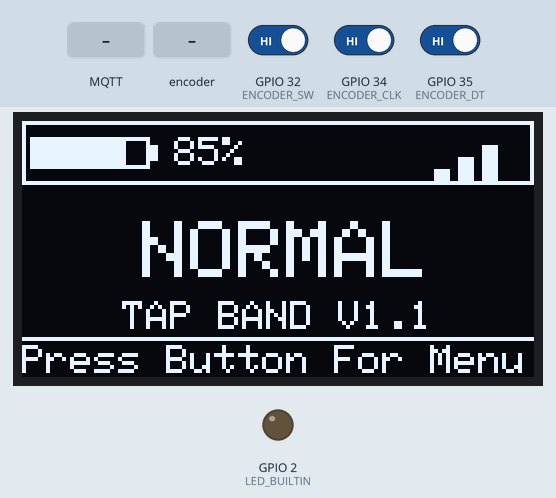
Recording of a sketch running on a simulated ESP32. On the bench: 128×64 one-colour display, output pins drawn as LEDs (lit = HIGH). Dashed ring = blinking. Inputs (shaded band) come from the test bench; at power-on: GPIO 32 (ENCODER_SW) HIGH, GPIO 34 (ENCODER_CLK) HIGH, GPIO 35 (ENCODER_DT) HIGH. WiFi joins after 1.5 s; servers stay silent unless stated; no MQTT or app messages arrive unless stated; what the sketch prints to the serial monitor is not drawn.

Above: at 2.8 s.
2.9 s: MQTT message "ASSIST" arrives on the first subscribed topic
At 3.05 s:
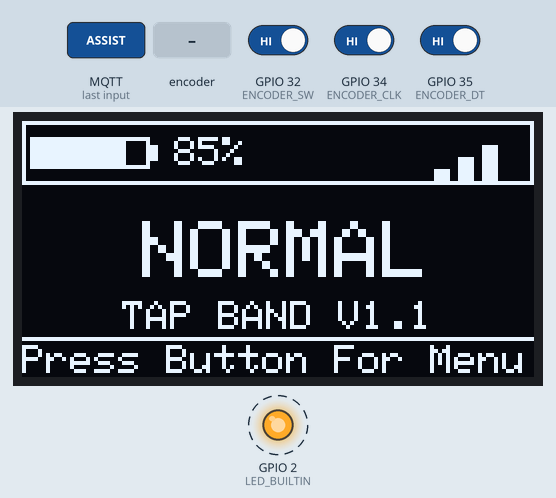
5.9 s: MQTT message "ALERT" arrives on the first subscribed topic
At 6.07 s:
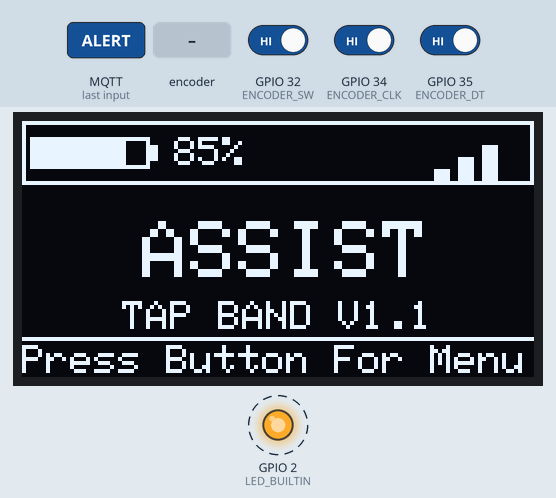
8.0 s: GPIO 32 (ENCODER_SW) driven LOW
At 9.3 s:
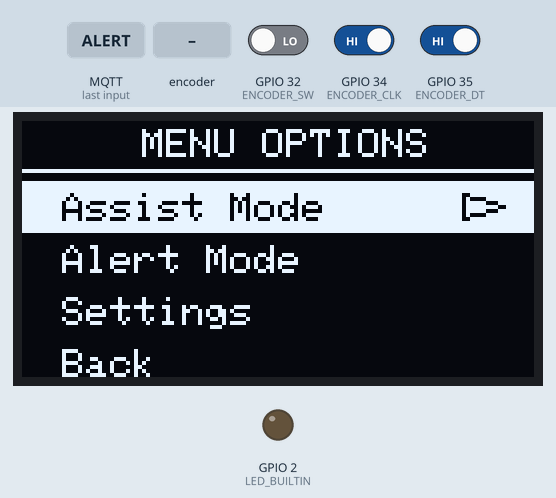
10.4 s: rotary encoder on GPIO 34 (ENCODER_CLK) / GPIO 35 (ENCODER_DT) turned 3 steps (first pin leading)
At 11.8 s:
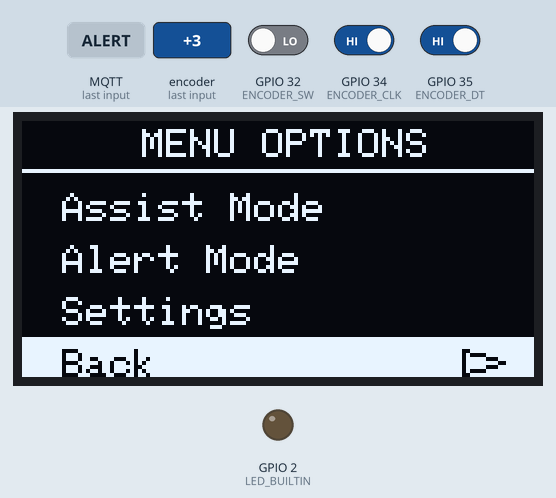
12.5 s: rotary encoder on GPIO 34 (ENCODER_CLK) / GPIO 35 (ENCODER_DT) turned 1 step (first pin leading)
At 13.1 s:
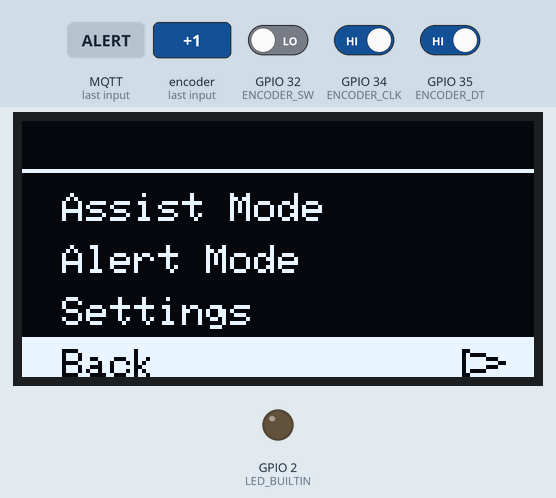
14.2 s: rotary encoder on GPIO 34 (ENCODER_CLK) / GPIO 35 (ENCODER_DT) turned 2 steps (second pin leading)
At 15.5 s:
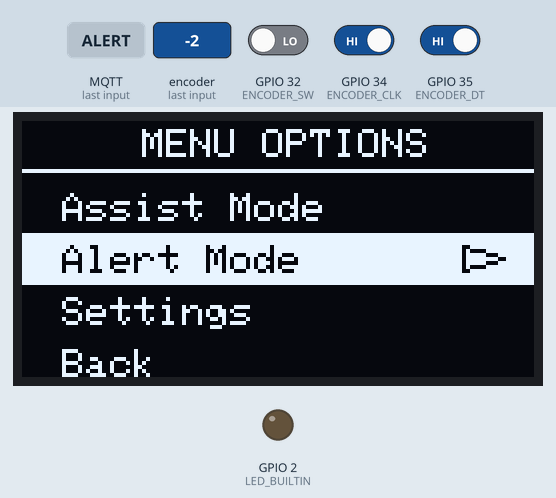
Timing chart, 0 to 17.2 s (numbered marks = the images above; inputs shaded):
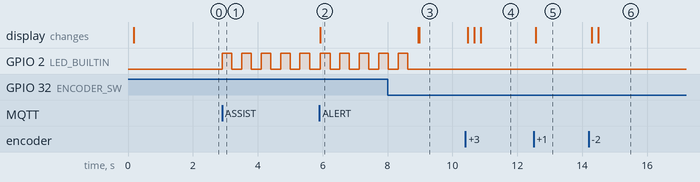

The sketch:

OLED_MQTT.ino
```cpp
#include <Wire.h>
#include <Adafruit_GFX.h>
#include <Adafruit_SSD1306.h>
#include <WiFi.h>
#include <PubSubClient.h>

/* ========== HARDWARE CONFIGURATION ========== */
#define SCREEN_WIDTH 128
#define SCREEN_HEIGHT 64
#define OLED_RESET    -1
#define SDA_PIN 21
#define SCL_PIN 22

#define ENCODER_CLK 34
#define ENCODER_DT  35
#define ENCODER_SW  32

Adafruit_SSD1306 display(SCREEN_WIDTH, SCREEN_HEIGHT, &Wire, OLED_RESET);

/* ========== SYSTEM VARIABLES ========== */
const char* menuItems[] = { "Assist Mode", "Alert Mode", "Settings", "Back" };
const int menuLength = sizeof(menuItems) / sizeof(menuItems[0]);

enum ScreenState { HOME, MENU, ASSIST_MODE, ALERT_MODE, SETTINGS_MODE };
ScreenState currentScreen = HOME;
int menuIndex = 0;

int counter = 0;
int currentStateCLK;
int lastStateCLK;
unsigned long lastButtonPress = 0;
bool buttonPressed = false;
unsigned long lastMenuInteraction = 0;

int batteryLevel = 85;
int wifiStrength = 3;

/* ========== WiFi + MQTT CONFIGURATION ========== */
const char* ssid = "VAASA-65200";
const char* password = "01234567890";

const char* mqtt_server = "broker.hivemq.com";
const int mqtt_port = 1883;
const char* mqtt_topic = "band/alert";

WiFiClient espClient;
PubSubClient client(espClient);
String incomingAlert = "";          // Stores last received alert
unsigned long lastAlertTime = 0;

/* ========== SETUP ========== */
void setup() {
  Serial.begin(115200);
  pinMode(LED_BUILTIN, OUTPUT);

  // Encoder pins
  pinMode(ENCODER_CLK, INPUT_PULLUP);
  pinMode(ENCODER_DT, INPUT_PULLUP);
  pinMode(ENCODER_SW, INPUT_PULLUP);
  lastStateCLK = digitalRead(ENCODER_CLK);

  // Display
  Wire.begin(SDA_PIN, SCL_PIN);
  if (!display.begin(SSD1306_SWITCHCAPVCC, 0x3C)) {
    Serial.println(F("SSD1306 allocation failed"));
    for (;;);
  }

  display.clearDisplay();
  display.display();
  delay(100);
  drawHomeScreen();

  // WiFi connect
  WiFi.begin(ssid, password);
  Serial.print("Connecting to WiFi");
  while (WiFi.status() != WL_CONNECTED) {
    delay(500); Serial.print(".");
  }
  Serial.println(" connected!");

  // MQTT
  client.setServer(mqtt_server, mqtt_port);
  client.setCallback(mqttCallback);
}

/* ========== LOOP ========== */
void loop() {
  if (!client.connected()) {
    while (!client.connected()) {
      Serial.print("Connecting to MQTT...");
      if (client.connect("ESP32_TapBand")) {
        Serial.println("connected");
        client.subscribe(mqtt_topic);
      } else {
        Serial.print(" failed, rc=");
        Serial.print(client.state());
        delay(2000);
      }
    }
  }
  client.loop();

  currentStateCLK = digitalRead(ENCODER_CLK);
  if (currentStateCLK != lastStateCLK && currentStateCLK == HIGH) {
    if (currentScreen == MENU || currentScreen == ASSIST_MODE || currentScreen == ALERT_MODE || currentScreen == SETTINGS_MODE) {
      lastMenuInteraction = millis();
      if (digitalRead(ENCODER_DT) != currentStateCLK) {
        menuIndex = constrain(menuIndex + 1, 0, menuLength - 1);
      } else {
        menuIndex = constrain(menuIndex - 1, 0, menuLength - 1);
      }
      if (currentScreen == MENU) drawMenuScreen();
    }
  }
  lastStateCLK = currentStateCLK;

  if (digitalRead(ENCODER_SW) == LOW) {
    if (millis() - lastButtonPress > 250 && !buttonPressed) {
      buttonPressed = true;
      lastButtonPress = millis();
      handleButtonPress();
      if (currentScreen != HOME) lastMenuInteraction = millis();
    }
  } else {
    buttonPressed = false;
  }

  if (currentScreen != HOME && millis() - lastMenuInteraction > 10000) {
    currentScreen = HOME;
    drawHomeScreen();
  }
}

/* ========== MQTT CALLBACK ========== */
void mqttCallback(char* topic, byte* payload, unsigned int length) {
  String message = "";
  for (unsigned int i = 0; i < length; i++) {
    message += (char)payload[i];
  }
  Serial.print("Message received: ");
  Serial.println(message);

  if (String(topic) == mqtt_topic && (message == "ASSIST" || message == "ALERT")) {
    incomingAlert = message;          // Save message to display instead of "NORMAL"
    lastAlertTime = millis();

    // Blink LED in alert pattern for 3 seconds (non-blocking would be better, but delay used for simplicity)
    for (int i = 0; i < 5; i++) {   // 5 cycles * 600ms = 3 seconds total
      digitalWrite(LED_BUILTIN, HIGH);
      delay(300);
      digitalWrite(LED_BUILTIN, LOW);
      delay(300);
    }

    drawHomeScreen();
  }
}

/* ========== MENU HANDLERS ========== */
void handleButtonPress() {
  switch (currentScreen) {
    case HOME:
      currentScreen = MENU;
      menuIndex = 0;
      lastMenuInteraction = millis();
      drawMenuScreen();
      break;
    case MENU:
      handleMenuSelection(menuIndex);
      break;
    case ASSIST_MODE:
      sendAssistRequest();
      currentScreen = HOME;
      drawHomeScreen();
      break;
    case ALERT_MODE:
      sendAlertSignal();
      currentScreen = HOME;
      drawHomeScreen();
      break;
    case SETTINGS_MODE:
      currentScreen = MENU;
      drawMenuScreen();
      break;
  }
}

void handleMenuSelection(int index) {
  switch (index) {
    case 0:
      currentScreen = ASSIST_MODE;
      drawModeScreen("ASSIST MODE", "Press To Request Help");
      break;
    case 1:
      currentScreen = ALERT_MODE;
      drawModeScreen("ALERT MODE", "Press To Send Alert");
      break;
    case 2:
      currentScreen = SETTINGS_MODE;
      handleSettings();
      break;
    case 3:
      currentScreen = HOME;
      drawHomeScreen();
      break;
  }
}

/* ========== DISPLAY FUNCTIONS ========== */
void drawHomeScreen() {
  display.clearDisplay();
  display.setTextColor(SSD1306_WHITE);

  display.fillRect(0, 0, SCREEN_WIDTH, 16, SSD1306_BLACK);
  display.drawRect(0, 0, SCREEN_WIDTH, 16, SSD1306_WHITE);

  display.drawRect(2, 4, 30, 8, SSD1306_WHITE);
  display.fillRect(32, 6, 2, 4, SSD1306_WHITE);
  int batteryFill = map(batteryLevel, 0, 100, 0, 28);
  display.fillRect(3, 5, batteryFill, 6, SSD1306_WHITE);
  display.setTextSize(1);
  display.setCursor(38, 4);
  display.print(batteryLevel);
  display.print("%");

  int wifiX = SCREEN_WIDTH - 25;
  for (int i = 0; i < 3; i++) {
    if (wifiStrength > i) {
      display.fillRect(wifiX + i*6, 12 - i*3, 4, i*3 + 4, SSD1306_WHITE);
    } else {
      display.drawRect(wifiX + i*6, 12 - i*3, 4, i*3 + 4, SSD1306_WHITE);
    }
  }

  display.setTextSize(2);
  display.setCursor(30, 25);

  // Display incoming alert or "NORMAL"
  if (millis() - lastAlertTime < 8000 && incomingAlert.length() > 0) {
    display.print(incomingAlert);
  } else {
    display.print("NORMAL");
    incomingAlert = "";   // Clear alert after timeout
  }

  display.setTextSize(1);
  display.setCursor(25, 45);
  display.print("TAP BAND V1.1");

  display.drawLine(0, SCREEN_HEIGHT-10, SCREEN_WIDTH, SCREEN_HEIGHT-10, SSD1306_WHITE);
  display.setCursor(0, SCREEN_HEIGHT-8);
  display.print("Press Button For Menu");

  display.display();
}

void drawMenuScreen() {
  display.clearDisplay();
  display.setTextSize(1);
  display.setCursor(30, 2);
  display.print("MENU OPTIONS");
  display.drawLine(0, 12, SCREEN_WIDTH, 12, SSD1306_WHITE);

  int itemHeight = 13;
  int startY = 15;

  for (int i = 0; i < menuLength; i++) {
    int y = startY + i * itemHeight;
    if (i == menuIndex) {
      display.fillRect(0, y, SCREEN_WIDTH, itemHeight, SSD1306_WHITE);
      display.setTextColor(SSD1306_BLACK);
    } else {
      display.setTextColor(SSD1306_WHITE);
    }
    display.setCursor(10, y+3);
    display.print(menuItems[i]);
    if (i == menuIndex) {
      display.drawTriangle(110, y+3, 120, y+6, 110, y+9, SSD1306_BLACK);
    }
  }

  int footerY = startY + menuLength * itemHeight;
  if (footerY < SCREEN_HEIGHT - 12) {
    display.drawLine(0, footerY, SCREEN_WIDTH, footerY, SSD1306_WHITE);
    display.setTextColor(SSD1306_WHITE);
    display.setCursor(25, footerY + 2);
    display.print("Rotate to select");
  }

  display.display();
}

void drawModeScreen(const char* title, const char* instruction) {
  display.clearDisplay();
  display.setTextSize(1);
  display.setCursor(SCREEN_WIDTH/2 - strlen(title)*3, 2);
  display.print(title);
  display.drawLine(0, 12, SCREEN_WIDTH, 12, SSD1306_WHITE);

  display.setCursor(SCREEN_WIDTH/2 - strlen(instruction)*3, 30);
  display.print(instruction);

  display.drawLine(0, SCREEN_HEIGHT-10, SCREEN_WIDTH, SCREEN_HEIGHT-10, SSD1306_WHITE);
  display.setCursor(30, SCREEN_HEIGHT-7);
  display.print("Press To confirm");

  display.display();
}

/* ========== APPLICATION FUNCTIONS ========== */
void sendAssistRequest() {
  client.publish(mqtt_topic, "ASSIST");
  display.clearDisplay();
  display.setTextSize(1);
  display.setCursor(8, 30);
  display.print("ASSIST REQUEST SENT");
  display.display();
  delay(1000);
}

void sendAlertSignal() {
  client.publish(mqtt_topic, "ALERT");
  display.clearDisplay();
  display.setTextSize(1);
  display.setCursor(8, 30);
  display.print("ALERT REQUEST SENT");
  display.display();
  delay(1000);
}

void handleSettings() {
  display.clearDisplay();
  display.setTextSize(1);
  display.setCursor(40, 20);
  display.print("Settings");
  display.setCursor(10, 40);
  display.print("Feature coming soon");
  display.display();
  delay(1500);
}
```

Measured:
- after the input at 2.9 s, GPIO 2 (LED_BUILTIN): alternates HIGH for 0.30 s and LOW for 0.30 s, starting at once
- after the input at 5.9 s, GPIO 2 (LED_BUILTIN): alternates HIGH for 0.30 s and LOW for 0.30 s, starting at once
- after the input at 8.0 s, the display: first differs from a run without the input after 0.98 s (image 3)
- after the input at 10.4 s, the display: first changes after 0.08 s (image 4 shows a later state)
- after the input at 12.5 s, the display: changes after 0.08 s (image 5)
- after the input at 14.2 s, the display: first changes after 0.10 s (image 6 shows a later state)
